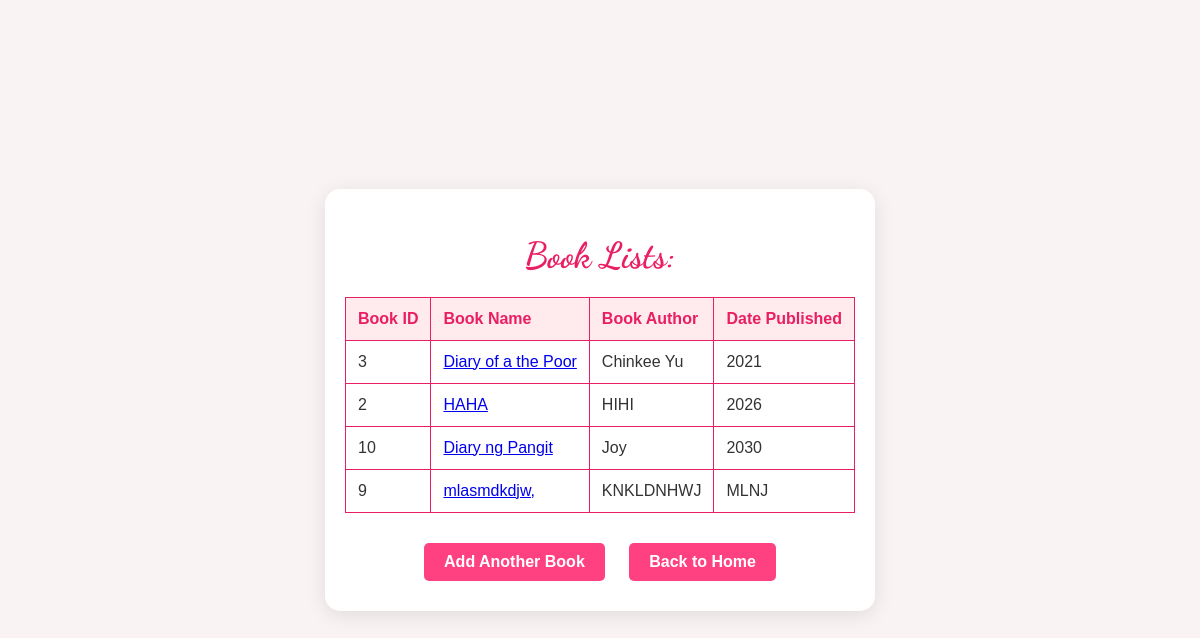
The page /books/ on the database its author committed.
### books/models.py (models this page shows)
class Books(models.Model):
    book_id = models.CharField(max_length=255)
    book_name = models.CharField(max_length=255)
    book_author = models.CharField(max_length=255)
    date_publish = models.CharField(max_length=255)

### books/views.py (the view)
# urls.py: path('', include('books.urls')),
def books(request):
    mybooks = Books.objects.all().values()
    template = loader.get_template('all_books.html')
    context = {
        'mybooks' : mybooks,
    }
    return HttpResponse(template.render(context, request))

### books/templates/all_books.html (shortened to what this page needs)
{% extends "master.html" %}
{% block content %}
<div class="container">
    <h1 class="welcome-title">Book Lists:</h1>
    <table>
        <thead>
            <tr>
                <th>Book ID</th>
                <th>Book Name</th>
                <th>Book Author</th>
                <th>Date Published</th>
            </tr>
        </thead>
        <tbody>
            {% for x in mybooks %}
            <tr>
                <td>{{ x.book_id }}</td>
                <td><a href="{% url 'details' x.id %}">{{ x.book_name }}</a></td>
                <td>{{ x.book_author }}</td>
                <td>{{ x.date_publish }}</td>
            </tr>
            {% endfor %}
        </tbody>
    </table>
    <div class="button-container">
        <a href="{% url 'add_book' %}" class="button">Add Another Book</a>
        <a href="/" class="button">Back to Home</a>
    </div>
</div>
{% endblock %}

### books/templates/master.html (shortened to what this page needs)
<!DOCTYPE html>
<html lang="en">
<head>
</head>
<body>
{% block content %}
{% endblock %}
</body>
</html>

### books/templates/master.html (style rules this page uses)
body { background-color: #f9f3f3; font-family: 'Arial', sans-serif; color: #333; margin: 0; padding: 0; }
.container { text-align: center; padding: 20px; border-radius: 15px; box-shadow: 0 4px 20px rgba(0, 0, 0, 0.1); background-color: #ffffff; max-width: 800px; margin: auto; }
.welcome-title { font-size: 36px; font-family: 'Dancing Script', cursive; color: #e91e63; margin-bottom: 20px; }
.button-container { margin-top: 20px; }
.button { display: inline-block; padding: 10px 20px; margin: 10px; background-color: #ff4081; color: white; text-decoration: none; border-radius: 5px; font-weight: bold; transition: background-color 0.3s; }
table { width: 100%; border-collapse: collapse; margin-top: 20px; }
th, td { border: 1px solid #e91e63; text-align: left; padding: 12px; font-family: 'Arial', sans-serif; }
th { background-color: #ffebee; color: #e91e63; font-weight: bold; }
td { background-color: #ffffff; transition: background-color 0.3s; }
body { font-family: 'Arial', sans-serif; margin: 20px; background-color: #f9f3f3; }
body { background-color: #f9f3f3; font-family: 'Arial', sans-serif; color: #333; margin: 0; padding: 0; display: flex; justify-content: center; align-items: center; height: 100vh; }
.container { text-align: center; padding: 20px; border-radius: 15px; box-shadow: 0 4px 20px rgba(0, 0, 0, 0.1); background-color: #ffffff; }
.container { text-align: center; padding: 20px; border-radius: 15px; box-shadow: 0 4px 20px rgba(0, 0, 0, 0.1); background-color: #ffffff; max-width: 600px; margin: auto; }
.button { display: inline-block; padding: 10px 20px; background-color: #ff4081; color: white; text-decoration: none; border-radius: 5px; font-weight: bold; transition: background-color 0.3s; }

### rows shown on the page
Books: book_id "3", book_name "Diary of a the Poor", book_author "Chinkee Yu", date_publish "2021"
Books: book_id "2", book_name "HAHA", book_author "HIHI", date_publish "2026"
Books: book_id "10", book_name "Diary ng Pangit", book_author "Joy", date_publish "2030"
Books: book_id "9", book_name "mlasmdkdjw,", book_author "KNKLDNHWJ", date_publish "MLNJ"
